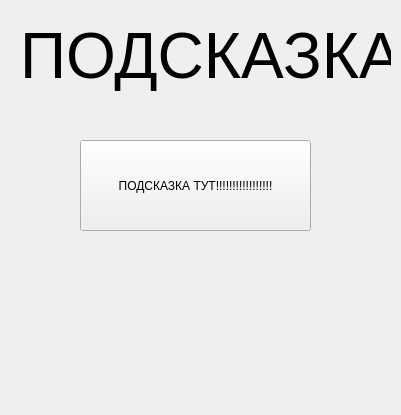
<?xml version="1.0" encoding="UTF-8"?>
<ui version="4.0">
 <class>Form</class>
 <widget class="QWidget" name="Form">
  <property name="geometry">
   <rect>
    <x>0</x>
    <y>0</y>
    <width>401</width>
    <height>415</height>
   </rect>
  </property>
  <property name="windowTitle">
   <string>Form</string>
  </property>
  <widget class="QPushButton" name="pushButton">
   <property name="geometry">
    <rect>
     <x>80</x>
     <y>140</y>
     <width>231</width>
     <height>91</height>
    </rect>
   </property>
   <property name="text">
    <string>ПОДСКАЗКА ТУТ!!!!!!!!!!!!!!!!!</string>
   </property>
  </widget>
  <widget class="QLabel" name="label">
   <property name="geometry">
    <rect>
     <x>20</x>
     <y>0</y>
     <width>371</width>
     <height>111</height>
    </rect>
   </property>
   <property name="font">
    <font>
     <pointsize>48</pointsize>
    </font>
   </property>
   <property name="text">
    <string>ПОДСКАЗКА</string>
   </property>
  </widget>
 </widget>
 <resources/>
 <connections/>
</ui>
